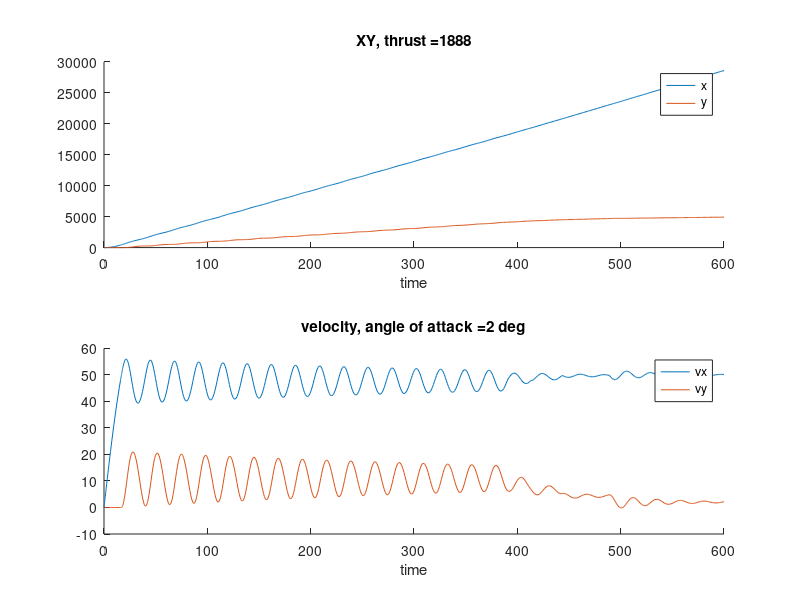
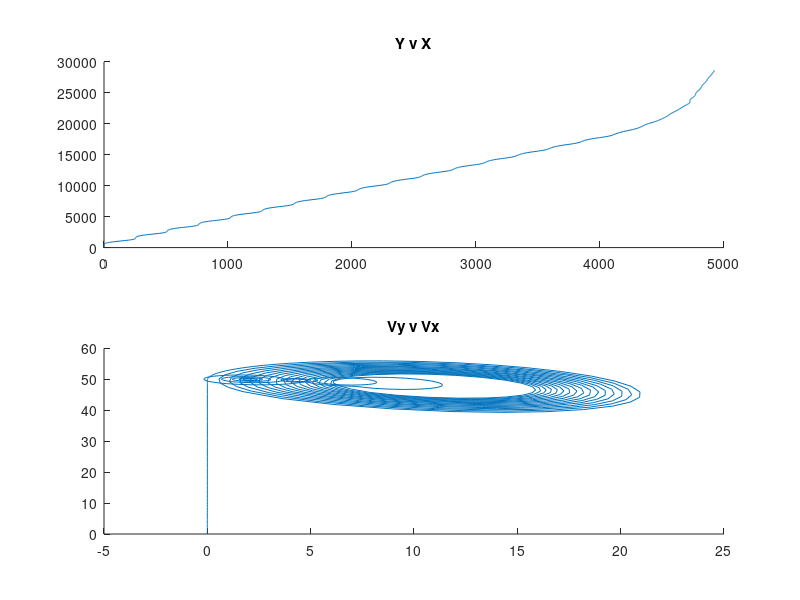

MATLAB code for these plots, in order:
function plane()
% Define simulation parameters
t_span = [0,600];          % max time span for simulation 

%%%%%%%%%%%%%%%%%%%%%%%%%%%%%%%%%%%%%%%%%%%%%%%%
% state variables Z_1 = x, Z_2 = x_dot
m = 1134; %kg
p = 1.225; %kg/m^3
Aw = 24.0; %m^2
kl = 0.1; %/deg
kdi = 0.001; %deg
kdp = 0.03; 
theta_a = 3; %deg
theta_desired = 2; %deg
Cl = kl * theta_a;
Cd = kdp + kdi * theta_a^2;

bool = true;

% Ft = 1200; % Thrust
% Ft = 1881.2; % Thrust
Ft = 3900; % Thrust

x0 = 0;   % initial displacement
y0 = 0;
vx0 = 0;   % initial velocity, m
vy0 = 0;
count = 1;

Z_0 = [x0, y0, vx0, vy0];     %specify initial conditions (rads, rads/sec)

[t, zout] = ode45(@ode, t_span, Z_0);

function res = ode(t, Z)
res = zeros(4,1);
res(1) = Z(3);
res(2) = Z(4);
v = sqrt(Z(3)^2+Z(4)^2);
theta_c = atan2d(Z(4), Z(3));
theta_ac = theta_c + theta_a;

Fl = 0.5 * p * Cl * Aw * v^2; % Lift
Fd = 0.5;

if Z(2) <= 4100
    Ft  = 3900;  
    theta_a	= 3;
elseif Z(2) <= 4300
    Ft  = 3400;  
    theta_a	= 2.75;
elseif Z(2) <= 4500
    Ft = 2900;
    theta_a = 2.5;
elseif Z(2) <= 4700
    Ft = 2400;
    theta_a = 2.25;
else
    Ft = 1888.157;
    theta_a = 2;
end

theta_ac = theta_c + theta_a;
Fl = 0.5 * p * Cl * Aw * v^2; % Lift
Fd = 0.5 * p * Cd * Aw * v^2; % Drag

res(3)=(Ft*cosd(theta_ac) - Fl*sind(theta_c) - Fd*cosd(theta_c))/m;
res(4)=(-m*9.81 + Ft*sind(theta_ac)+Fl*cosd(theta_c) - Fd*sind(theta_c))/m;

if((Z(2) <= 0) && (res(2) < 0) && (res(4) < 0))
    res(2) = 0;
    res(4) = 0;
end
end

subplot(2,1,1);
hold on
plot(t,zout(:,1))
plot(t,zout(:,2))
legend('x','y')
title(strcat('XY, thrust = ', int2str(Ft)));
xlabel('time') 

subplot(2,1,2); 
hold on
plot(t,zout(:,3))
plot(t,zout(:,4))

legend('vx','vy')
title(strcat(strcat('velocity, angle of attack =  ', int2str(theta_a)), ' deg'));
xlabel('time')

figure
subplot(2,1,1);
hold on;
plot(zout(:,2),zout(:,1));
title('Y v X')

subplot(2,1,2);
hold on;
plot(zout(:,4),zout(:,3));
title('Vy v Vx')
end

